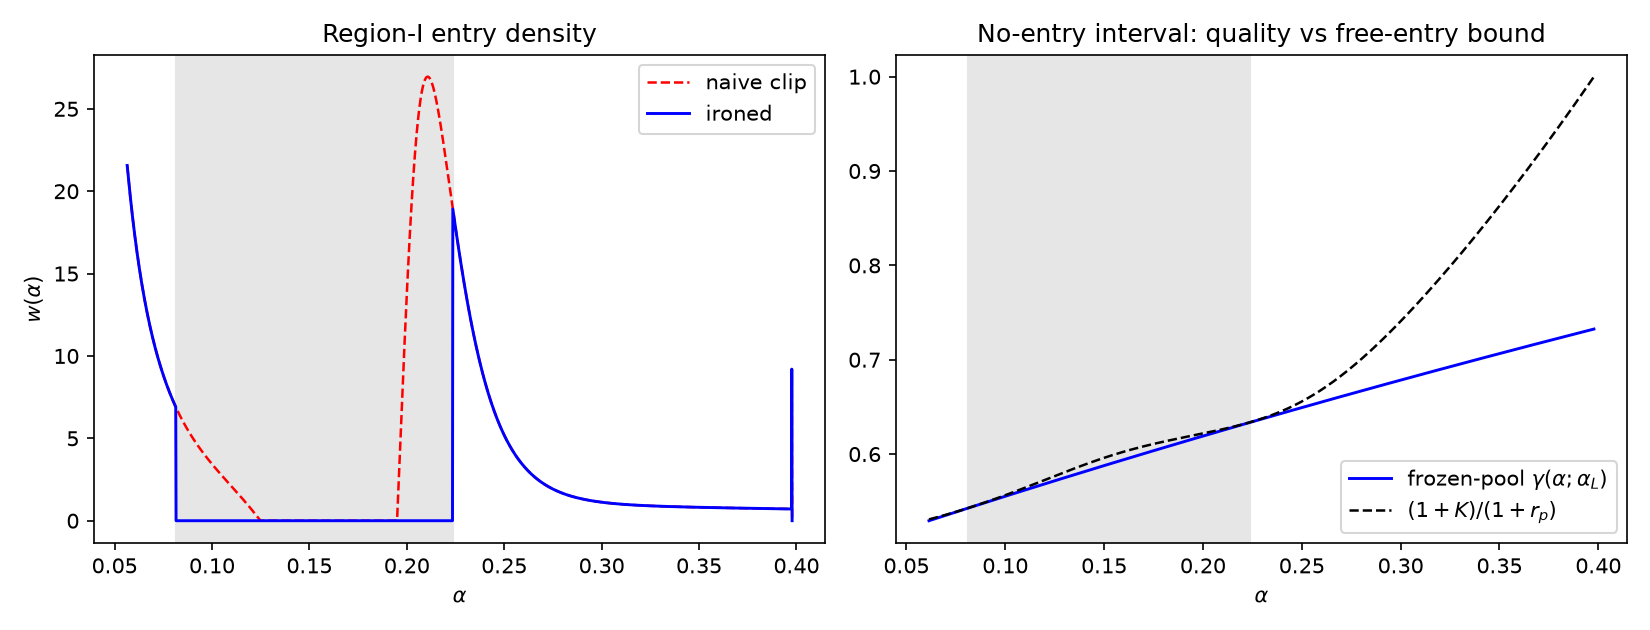

Write the Python code that produced this figure.
"""Ironing demo — a calibration that activates the Region-I ironing branch.

The stock incumbent cost C(a) = 9a^2 + 0.2a never produces a negative
closed-form entry density, so the ironing branch (Appendix "Ironing" of the
draft; `credit_model.iron_region1`) is inactive on all shipped calibrations.
This script runs the one calibration where it has real work to do: the same
cost with its slope shrunk to 15% inside a smooth window [0.15, 0.25]
(`credit_model.plateau_cost_factory`).  C stays strictly increasing, yet the
closed-form density w(alpha) goes negative on an interior interval, and the
equilibrium instead has a no-entry interval [a_L, a_R] with an undepleted pool.

Outputs:
  1. naive-clip vs ironed equilibrium comparison table;
  2. internal consistency checks (zero profit outside, slack inside, frozen
     depletion, flat G_leftover, borrower accounting);
  3. cross-check against the discrete solver (`solve_nested`).  NOTE: the
     discrete w_opt = 0 branch is forward-greedy — it stops entry only where
     the pool quality already overshoots the free-entry bound (letting
     positive profits stand locally) and resumes late, i.e. it approximates
     ironing in state space rather than implementing the N-set construction.
     Expect agreement in aggregates (W, badleftover) but not in the location
     of the no-entry interval;
  4. the mainE_python.run_baseline mirror (config IRONING_demo);
  5. ironing_demo.png — w(alpha) naive vs ironed, and the frozen-pool quality
     against the free-entry bound.

Usage:  python ironing_demo.py
"""
import numpy as np
import matplotlib
matplotlib.use('Agg')
import matplotlib.pyplot as plt

import credit_model as cm


def run_analytical(params, ironed=True):
    """solve_nested_analytical with the ironing branch on or off."""
    if ironed:
        return cm.solve_nested_analytical(params)
    saved = cm.iron_region1
    # Passthrough reproduces the pre-fix behavior (naive clip at w >= 0).
    cm.iron_region1 = lambda alphas, K, rp, beta, gt, B0, T, G, B, E, w, da, **kw: {
        'active': False, 'w': w, 'T': T, 'G': G, 'B': B, 'E': E,
        'gamma': np.where(T > 1e-15, G / T, 1.0), 'theta': None,
        'intervals': [], 'diagnostics': []}
    try:
        return cm.solve_nested_analytical(params)
    finally:
        cm.iron_region1 = saved


def main():
    params = cm.Parameters(Pi=0.235, beta=0.5, BperG=1.0)

    # Patch in the plateau cost (established monkey-patch idiom, cf.
    # find_crossing_with_region3.py).
    cfun_p, cfun_prime_p = cm.plateau_cost_factory(lam=0.15, lo=0.15, hi=0.25,
                                                   s=0.02)
    saved_cost = (cm.cfun, cm.cfun_prime_exact)
    cm.cfun = cfun_p
    cm.cfun_prime_exact = cfun_prime_p
    try:
        print("=" * 70)
        print("1. Naive clip vs ironed equilibrium (analytical solver)")
        print("=" * 70)
        naive = run_analytical(params, ironed=False)
        ironed = run_analytical(params, ironed=True)

        rows = [('alpha0', 'alpha0'), ('rp', 'rp'), ('alpha1', 'alpha1'),
                ('alpha2', 'alpha2'), ('r_NS', 'r_NS'),
                ('badleftover', 'badleftover'), ('WNS', 'WNS')]
        print(f"{'':14s}{'naive clip':>14s}{'ironed':>14s}{'diff':>12s}")
        for label, key in rows:
            a, b = naive[key], ironed[key]
            print(f"{label:14s}{a:14.6f}{b:14.6f}{b - a:12.2e}")
        W_naive = naive['W_cumsum_R1'][-1]
        W_iron = ironed['W_cumsum_R1'][-1]
        print(f"{'W(alpha1)':14s}{W_naive:14.6f}{W_iron:14.6f}"
              f"{W_iron - W_naive:12.2e}")
        print(f"\n  no-entry intervals: {ironed['no_entry_intervals']}")
        for d in ironed['ironing_diagnostics']:
            print(f"  a_L={d['a_L']:.4f}  a_R={d['a_R']:.4f}  "
                  f"first w<0 at {d['first_w_neg']:.4f}  "
                  f"state mismatch at a_R (G,B): "
                  f"({d['state_mismatch_at_aR'][0]:.2e}, "
                  f"{d['state_mismatch_at_aR'][1]:.2e})")
        naive_w_neg = (naive['ws_R1'] <= 0) & (naive['alphas_R1'] > naive['alpha0'] + 1e-3) \
                      & (naive['alphas_R1'] < naive['alpha1'] - 1e-3)
        if naive_w_neg.any():
            a = naive['alphas_R1'][naive_w_neg]
            print(f"  naive clip had zeroed w on [{a.min():.4f}, {a.max():.4f}] "
                  "(clipped, pools left inconsistent)")

        print()
        print("=" * 70)
        print("2. Internal consistency of the ironed equilibrium")
        print("=" * 70)
        al = ironed['alphas_R1']
        gam = ironed['gammas_R1']
        w = ironed['ws_R1']
        K = cm.cfun(al) + params.Pi
        resid = gam * (1 + ironed['rp']) - 1 - K
        ok = True
        for (aL, aR) in ironed['no_entry_intervals']:
            inside = (al > aL) & (al < aR)
            outside = ~inside
            checks = [
                ('zero profit outside (|resid|)',
                 np.abs(resid[outside]).max(), 1e-8),
                ('free-entry slack inside (max resid <= tol)',
                 resid[inside].max(), 1e-6),
                ('w == 0 inside', np.abs(w[inside]).max(), 1e-12),
                ('E frozen inside (ptp)', np.ptp(ironed['E_R1'][inside]), 1e-12),
                ('G_leftover flat inside (ptp)',
                 np.ptp(ironed['GLOs_R1'][inside]), 1e-10),
            ]
            print(f"  component ({aL:.4f}, {aR:.4f}):")
            for name, val, tol in checks:
                status = "PASS" if val <= tol else "FAIL"
                ok &= (val <= tol)
                print(f"    {name:44s} {val:10.2e}  {status}")
        print(f"  min w over Region I: {w.min():.2e} (>= 0 required)")
        ok &= (w.min() >= 0)

        print()
        print("=" * 70)
        print("3. Cross-check vs discrete solver (forward-greedy w_opt=0 branch:")
        print("   approximates ironing; compare aggregates, not the interval)")
        print("=" * 70)
        cm.compare_analytical_vs_discrete(params)

        print()
        print("=" * 70)
        print("4. mainE_python.run_baseline mirror (config IRONING_demo)")
        print("=" * 70)
        import mainE_python as me
        me.ACTIVE_CONFIG = 'IRONING_demo'
        me.run_baseline()
        print(f"  mainE ironing_active = {me.g.ironing_active}, "
              f"intervals = {[(round(a, 4), round(b, 4)) for (a, b) in me.g.no_entry_intervals]}")
        for key, cm_val, me_val in [
                ('alpha0', ironed['alpha0'], me.g.alpha0),
                ('rp', ironed['rp'], me.g.rp),
                ('alpha1', ironed['alpha1'], me.g.alpha1),
                ('badleftover', ironed['badleftover'], me.g.badleftover)]:
            print(f"  {key:12s} credit_model={cm_val:.6f}  mainE={me_val:.6f}  "
                  f"diff={me_val - cm_val:.2e}")

        # ---- figure ------------------------------------------------------
        fig, (ax1, ax2) = plt.subplots(1, 2, figsize=(11, 4.2))
        ax1.plot(naive['alphas_R1'], naive['ws_R1'], 'r--', lw=1.2,
                 label='naive clip')
        ax1.plot(al, w, 'b-', lw=1.4, label='ironed')
        for (aL, aR) in ironed['no_entry_intervals']:
            ax1.axvspan(aL, aR, color='0.9')
        ax1.set_xlabel(r'$\alpha$'); ax1.set_ylabel(r'$w(\alpha)$')
        ax1.set_title('Region-I entry density'); ax1.legend()

        # frozen-pool quality vs bound from the component's left edge
        if ironed['no_entry_intervals']:
            aL, aR = ironed['no_entry_intervals'][0]
            iL = int(np.argmin(np.abs(al - aL)))
            beta = params.beta
            g_t = np.ones_like(al)   # demo priors are uniform
            da = ironed['da_R1']
            cumG = np.zeros_like(al)
            cumG[1:] = np.cumsum((1 - beta) * g_t[:-1]) * da
            G_ir = ironed['G_R1'][iL] + (cumG - cumG[iL])
            B0t = params.BperG * (1 - (1 - beta + al * beta))
            B_ir = ironed['E_R1'][iL] * B0t
            gam_ir = G_ir / (G_ir + B_ir)
            bound = (1 + K) / (1 + ironed['rp'])
            sel = al >= aL - 0.02
            ax2.plot(al[sel], gam_ir[sel], 'b-', lw=1.4,
                     label=r'frozen-pool $\gamma(\alpha;\alpha_L)$')
            ax2.plot(al[sel], bound[sel], 'k--', lw=1.2,
                     label=r'$(1+K)/(1+r_p)$')
            ax2.axvspan(aL, aR, color='0.9')
            ax2.set_xlabel(r'$\alpha$')
            ax2.set_title('No-entry interval: quality vs free-entry bound')
            ax2.legend()
        fig.tight_layout()
        fig.savefig('ironing_demo.png', dpi=150)
        print("\n  Figure saved to ironing_demo.png")

        print("\nOVERALL:", "PASS" if ok else "CHECK FAILURES ABOVE")
    finally:
        cm.cfun, cm.cfun_prime_exact = saved_cost


if __name__ == '__main__':
    main()
